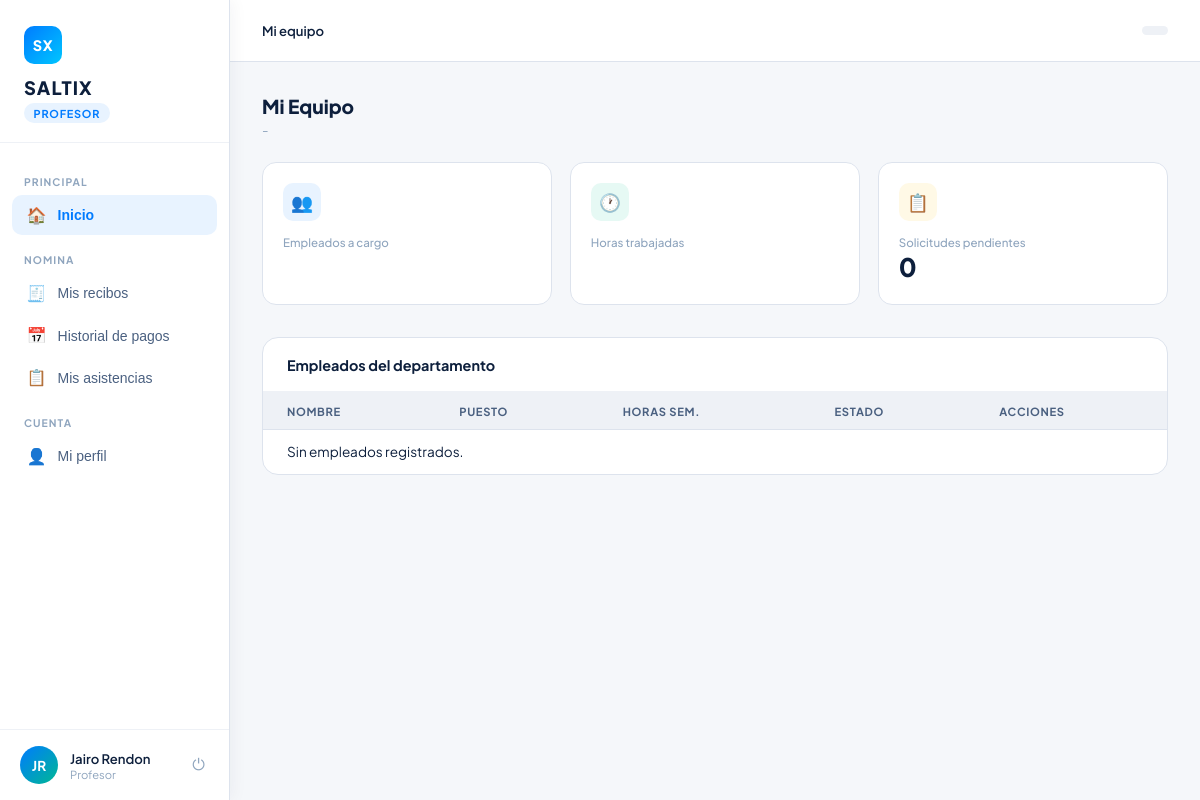
/jefatura/ (signed in), run on the app's committed database.
### users/models.py (models this page shows, shortened)
class Usuario(AbstractBaseUser, PermissionsMixin):
    email = models.EmailField(max_length=254, unique=True)
    nombre = models.CharField(max_length=50, blank=False, null=False)
    apellido = models.CharField(max_length=50, blank=False, null=False)
    is_active = models.BooleanField(default=True)
    is_staff = models.BooleanField(default=False)
    date_joined = models.DateTimeField(default=timezone.now)
    last_login = models.DateTimeField(null=True, blank=True)
    rol_id = models.ForeignKey('Rol', on_delete=models.PROTECT, null=True, blank=True, related_name='users')
    objects = UsuarioManager()
    USERNAME_FIELD = "email"
    REQUIRED_FIELDS = ["nombre", "apellido"]

class Rol(models.Model):
    nombre = models.CharField(max_length=50, blank=False, null=False)
    descripcion = models.TextField(max_length=1000, blank=True, null=True)

### jefatura/views.py (the view)
# urls.py: path("", views.dashboard, name="contabilidad_dashboard"),
def dashboard(request):
    return render(request, "jefatura/dashboard.html")

### jefatura/templates/jefatura/dashboard.html (shortened to what this page needs)
{% extends "core/layout.html" %}
{% load static %}
{% block page_css %}
<link rel="stylesheet" href="{% static 'css/dashboard_base.css' %}">
<link rel="stylesheet" href="{% static 'css/dashboard_shared.css' %}">
<link rel="stylesheet" href="{% static 'css/dashboard_jefatura.css' %}">
{% endblock %}
{% block topbar %}
<header class="topbar">
  <div style="display:flex;align-items:center;gap:.75rem;">
    <span class="breadcrumb"><strong id="breadcrumb-text">Mi equipo</strong></span>
  </div>
  <div class="topbar-date">{{ fecha_actual }}</div>
</header>
{% endblock %}
{% block content %}
  <div class="page active" id="page-equipo">
    <div style="margin-bottom:1.5rem">
      <div style="font-size:1.2rem;font-weight:800;margin-bottom:.2rem">Mi Equipo</div>
      <div style="font-size:.82rem;color:var(--gray-400);">{{ departamento_nombre }} - {{ ciclo_label }}</div>
    </div>
    <div class="cards-grid">
      <div class="card">
        <div class="card-top">
          <div class="card-icon-wrap icon-blue">&#x1F465;</div>
        </div>
        <div class="card-label">Empleados a cargo</div>
      </div>
      <div class="card">
        <div class="card-top">
          <div class="card-icon-wrap icon-green">&#x1F550;</div>
        </div>
        <div class="card-label">Horas trabajadas</div>
      </div>
      <div class="card">
        <div class="card-top">
          <div class="card-icon-wrap icon-yellow">&#x1F4CB;</div>
        </div>
        <div class="card-label">Solicitudes pendientes</div>
        <div class="card-value" id="card-sol-val">{{ solicitudes_pendientes_total }}</div>
      </div>
    </div>
    <div class="table-wrap">
      <div class="table-header">
        <h3>Empleados del departamento</h3>
      </div>
      <table>
        <thead>
          <tr>
            <th>Nombre</th>
            <th>Puesto</th>
            <th>Horas sem.</th>
            <th>Estado</th>
            <th>Acciones</th>
          </tr>
        </thead>
        <tbody>
          {% for empleado in equipo_empleados %}
            <tr>
              <td>{{ empleado.nombre }}</td>
              <td>{{ empleado.puesto }}</td>
              <td>{{ empleado.horas_semana }}</td>
              <td><span class="pill {{ empleado.estado_clase }}">{{ empleado.estado_label }}</span></td>
              <td><button class="btn-primary btn-sm">Ver</button></td>
            </tr>
          {% empty %}
            <tr><td colspan="5">Sin empleados registrados.</td></tr>
          {% endfor %}
        </tbody>
      </table>
    </div>
  </div>
{% endblock %}

### core/templates/core/layout.html (shortened to what this page needs)
{% load static %}
<!DOCTYPE html>
<html lang="es">
<head>
  {% block page_css %}{% endblock %}
</head>
<body>
  {% if user.is_authenticated %}
    {% with role=user.rol_id.nombre|default:""|lower %}
      {% if role == "jefatura" %}
        <aside class="sidebar" id="sidebar">
          <div class="sidebar-logo">
            <div class="logo-mark">SX</div>
            <h1>SALTIX</h1>
            <span class="role-tag">Panel de Jefatura</span>
          </div>
          <nav>
            <button class="nav-item active" onclick="showPage('equipo', this)">
              <span class="icon">&#x1F465;</span> Mi equipo
            </button>
            <button class="nav-item" onclick="showPage('asistencia', this)">
              <span class="icon">&#x1F550;</span> Asistencia
            </button>
            <button class="nav-item" onclick="showPage('solicitudes', this)">
              <span class="icon">&#x1F4CB;</span> Solicitudes
              <span class="badge" id="badge-sol" style="position:relative;top:0;right:0;margin-left:auto;background:#e74c3c;color:#fff;border-radius:999px;padding:1px 7px;font-size:0.68rem;">{{ solicitudes_pendientes_total }}</span>
            </button>
            <button class="nav-item" onclick="showPage('reportes', this)">
              <span class="icon">&#x1F4CA;</span> Reportes
            </button>
          </nav>
          <div class="sidebar-profile">
            <div class="avatar">{{ user.nombre|default:"U"|slice:":1" }}{{ user.apellido|default:""|slice:":1" }}</div>
            <div class="profile-info">
              <div class="profile-name">{{ user.nombre }} {{ user.apellido }}</div>
              <div class="profile-role">{{ user.rol_id.nombre|default:"" }}</div>
            </div>
            <form action="{% url 'logout' %}" method="post" class="logout-form">
              {% csrf_token %}
              <button class="logout-btn" type="submit" title="Cerrar sesion">&#x23FB;</button>
            </form>
          </div>
        </aside>
      {% elif role == "profesor"%}
        <aside class="sidebar" id="sidebar">
          <div class="sidebar-logo">
            <div class="logo-mark">SX</div>
            <h1>SALTIX</h1>
            <span class="role-tag">Profesor</span>
          </div>
          <nav>
            <div class="nav-label">Principal</div>
            <button class="nav-item active" onclick="showPage('inicio',this)">
              <span class="icon">&#x1F3E0;</span>
              Inicio
            </button>
            <div class="nav-label">Nomina</div>
            <button class="nav-item" onclick="showPage('recibos',this)">
              <span class="icon">&#x1F9FE;</span>
              Mis recibos
            </button>
            <button class="nav-item" onclick="showPage('historial',this)">
              <span class="icon">&#x1F4C5;</span>
              Historial de pagos
            </button>
            <button class="nav-item" onclick="showPage('asistencias',this)">
              <span class="icon">&#x1F4CB;</span>
              Mis asistencias
            </button>
            <div class="nav-label">Cuenta</div>
            <button class="nav-item" onclick="showPage('perfil',this)">
              <span class="icon">&#x1F464;</span>
              Mi perfil
            </button>
          </nav>
          <div class="sidebar-profile">
            <div class="avatar">{{ user.nombre|default:"U"|slice:":1" }}{{ user.apellido|default:""|slice:":1" }}</div>
            <div class="profile-info">
              <div class="profile-name">{{ user.nombre }} {{ user.apellido }}</div>
              <div class="profile-role">{{ user.rol_id.nombre|default:"" }}</div>
            </div>
            <form action="{% url 'logout' %}" method="post" class="logout-form">
              <button class="logout-btn" type="submit" title="Cerrar sesion">&#x23FB;</button>
            </form>
          </div>
        </aside>
      {% endif %}
    {% endwith %}
  {% endif %}
  <div class="main">
    {% block topbar %}{% endblock %}
    <div class="content">
      {% block content %}{% endblock %}
    </div>
  </div>
</body>
</html>

### data on the page
Usuario: nombre "J", apellido "R", nombre "Jairo", apellido "Rendon", rol_id.nombre "Profesor"
